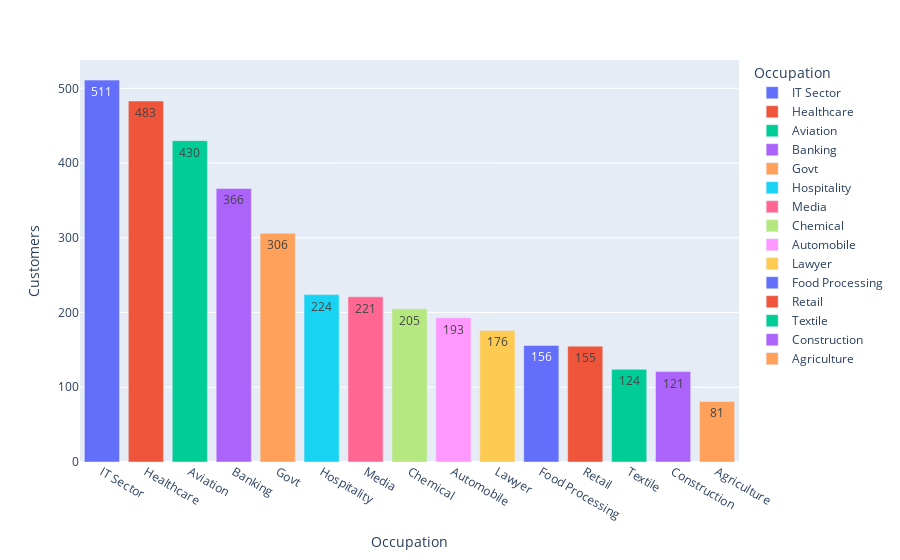

Notebook code for this chart:
### Code cell
occu_d = pd.DataFrame(df.Occupation.value_counts())
occu_d = occu_d.reset_index()
occu_d
px.bar(data_frame=occu_d, x = "Occupation", y = "count", color="Occupation", labels={"count":"Customers"}, text="count")

### Figure 1 — Plotly figure (JSON) as saved in the notebook; plotly's stock layout.template omitted (floating-point values rounded to 4 significant figures)
{"data": [{"alignmentgroup": "True", "hovertemplate": "Occupation=%{x}<br>Customers=%{text}<extra></extra>", "legendgroup": "IT Sector", "marker": {"color": "#636efa", "pattern": {"shape": ""}}, "name": "IT Sector", "offsetgroup": "IT Sector", "orientation": "v", "showlegend": true, "text": [511], "textposition": "auto", "type": "bar", "x": ["IT Sector"], "xaxis": "x", "y": [511], "yaxis": "y"}, {"alignmentgroup": "True", "hovertemplate": "Occupation=%{x}<br>Customers=%{text}<extra></extra>", "legendgroup": "Healthcare", "marker": {"color": "#EF553B", "pattern": {"shape": ""}}, "name": "Healthcare", "offsetgroup": "Healthcare", "orientation": "v", "showlegend": true, "text": [483], "textposition": "auto", "type": "bar", "x": ["Healthcare"], "xaxis": "x", "y": [483], "yaxis": "y"}, {"alignmentgroup": "True", "hovertemplate": "Occupation=%{x}<br>Customers=%{text}<extra></extra>", "legendgroup": "Aviation", "marker": {"color": "#00cc96", "pattern": {"shape": ""}}, "name": "Aviation", "offsetgroup": "Aviation", "orientation": "v", "showlegend": true, "text": [430], "textposition": "auto", "type": "bar", "x": ["Aviation"], "xaxis": "x", "y": [430], "yaxis": "y"}, {"alignmentgroup": "True", "hovertemplate": "Occupation=%{x}<br>Customers=%{text}<extra></extra>", "legendgroup": "Banking", "marker": {"color": "#ab63fa", "pattern": {"shape": ""}}, "name": "Banking", "offsetgroup": "Banking", "orientation": "v", "showlegend": true, "text": [366], "textposition": "auto", "type": "bar", "x": ["Banking"], "xaxis": "x", "y": [366], "yaxis": "y"}, {"alignmentgroup": "True", "hovertemplate": "Occupation=%{x}<br>Customers=%{text}<extra></extra>", "legendgroup": "Govt", "marker": {"color": "#FFA15A", "pattern": {"shape": ""}}, "name": "Govt", "offsetgroup": "Govt", "orientation": "v", "showlegend": true, "text": [306], "textposition": "auto", "type": "bar", "x": ["Govt"], "xaxis": "x", "y": [306], "yaxis": "y"}, {"alignmentgroup": "True", "hovertemplate": "Occupation=%{x}<br>Customers=%{text}<extra></extra>", "legendgroup": "Hospitality", "marker": {"color": "#19d3f3", "pattern": {"shape": ""}}, "name": "Hospitality", "offsetgroup": "Hospitality", "orientation": "v", "showlegend": true, "text": [224], "textposition": "auto", "type": "bar", "x": ["Hospitality"], "xaxis": "x", "y": [224], "yaxis": "y"}, {"alignmentgroup": "True", "hovertemplate": "Occupation=%{x}<br>Customers=%{text}<extra></extra>", "legendgroup": "Media", "marker": {"color": "#FF6692", "pattern": {"shape": ""}}, "name": "Media", "offsetgroup": "Media", "orientation": "v", "showlegend": true, "text": [221], "textposition": "auto", "type": "bar", "x": ["Media"], "xaxis": "x", "y": [221], "yaxis": "y"}, {"alignmentgroup": "True", "hovertemplate": "Occupation=%{x}<br>Customers=%{text}<extra></extra>", "legendgroup": "Chemical", "marker": {"color": "#B6E880", "pattern": {"shape": ""}}, "name": "Chemical", "offsetgroup": "Chemical", "orientation": "v", "showlegend": true, "text": [205], "textposition": "auto", "type": "bar", "x": ["Chemical"], "xaxis": "x", "y": [205], "yaxis": "y"}, {"alignmentgroup": "True", "hovertemplate": "Occupation=%{x}<br>Customers=%{text}<extra></extra>", "legendgroup": "Automobile", "marker": {"color": "#FF97FF", "pattern": {"shape": ""}}, "name": "Automobile", "offsetgroup": "Automobile", "orientation": "v", "showlegend": true, "text": [193], "textposition": "auto", "type": "bar", "x": ["Automobile"], "xaxis": "x", "y": [193], "yaxis": "y"}, {"alignmentgroup": "True", "hovertemplate": "Occupation=%{x}<br>Customers=%{text}<extra></extra>", "legendgroup": "Lawyer", "marker": {"color": "#FECB52", "pattern": {"shape": ""}}, "name": "Lawyer", "offsetgroup": "Lawyer", "orientation": "v", "showlegend": true, "text": [176], "textposition": "auto", "type": "bar", "x": ["Lawyer"], "xaxis": "x", "y": [176], "yaxis": "y"}, {"alignmentgroup": "True", "hovertemplate": "Occupation=%{x}<br>Customers=%{text}<extra></extra>", "legendgroup": "Food Processing", "marker": {"color": "#636efa", "pattern": {"shape": ""}}, "name": "Food Processing", "offsetgroup": "Food Processing", "orientation": "v", "showlegend": true, "text": [156], "textposition": "auto", "type": "bar", "x": ["Food Processing"], "xaxis": "x", "y": [156], "yaxis": "y"}, {"alignmentgroup": "True", "hovertemplate": "Occupation=%{x}<br>Customers=%{text}<extra></extra>", "legendgroup": "Retail", "marker": {"color": "#EF553B", "pattern": {"shape": ""}}, "name": "Retail", "offsetgroup": "Retail", "orientation": "v", "showlegend": true, "text": [155], "textposition": "auto", "type": "bar", "x": ["Retail"], "xaxis": "x", "y": [155], "yaxis": "y"}, {"alignmentgroup": "True", "hovertemplate": "Occupation=%{x}<br>Customers=%{text}<extra></extra>", "legendgroup": "Textile", "marker": {"color": "#00cc96", "pattern": {"shape": ""}}, "name": "Textile", "offsetgroup": "Textile", "orientation": "v", "showlegend": true, "text": [124], "textposition": "auto", "type": "bar", "x": ["Textile"], "xaxis": "x", "y": [124], "yaxis": "y"}, {"alignmentgroup": "True", "hovertemplate": "Occupation=%{x}<br>Customers=%{text}<extra></extra>", "legendgroup": "Construction", "marker": {"color": "#ab63fa", "pattern": {"shape": ""}}, "name": "Construction", "offsetgroup": "Construction", "orientation": "v", "showlegend": true, "text": [121], "textposition": "auto", "type": "bar", "x": ["Construction"], "xaxis": "x", "y": [121], "yaxis": "y"}, {"alignmentgroup": "True", "hovertemplate": "Occupation=%{x}<br>Customers=%{text}<extra></extra>", "legendgroup": "Agriculture", "marker": {"color": "#FFA15A", "pattern": {"shape": ""}}, "name": "Agriculture", "offsetgroup": "Agriculture", "orientation": "v", "showlegend": true, "text": [81], "textposition": "auto", "type": "bar", "x": ["Agriculture"], "xaxis": "x", "y": [81], "yaxis": "y"}], "layout": {"barmode": "relative", "legend": {"title": {"text": "Occupation"}, "tracegroupgap": 0}, "margin": {"t": 60}, "xaxis": {"anchor": "y", "categoryarray": ["IT Sector", "Healthcare", "Aviation", "Banking", "Govt", "Hospitality", "Media", "Chemical", "Automobile", "Lawyer", "Food Processing", "Retail", "Textile", "Construction", "Agriculture"], "categoryorder": "array", "domain": [0, 1], "title": {"text": "Occupation"}}, "yaxis": {"anchor": "x", "domain": [0, 1], "title": {"text": "Customers"}}}}
